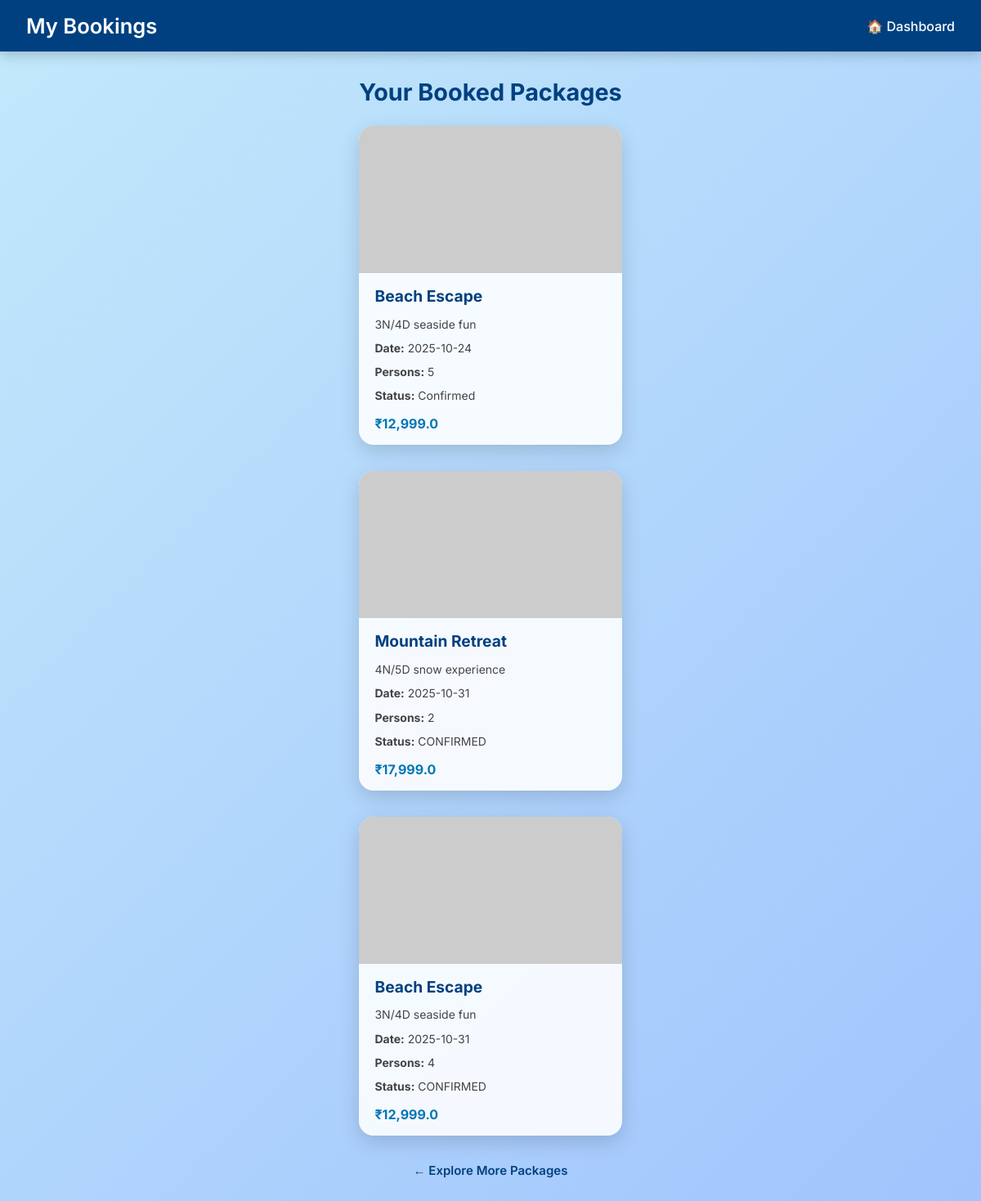
The page /my_bookings (signed in) on the database its author committed.
### tables this page shows
CREATE TABLE bookings (
    id INTEGER PRIMARY KEY AUTOINCREMENT,
    user_id INTEGER NOT NULL,
    package_id INTEGER NOT NULL,
    name TEXT NOT NULL,
    email TEXT NOT NULL,
    travel_date TEXT NOT NULL,
    persons INTEGER NOT NULL,
    status TEXT DEFAULT 'CONFIRMED',
    booked_at TIMESTAMP DEFAULT CURRENT_TIMESTAMP,
    FOREIGN KEY(user_id) REFERENCES users(id) ON DELETE CASCADE,
    FOREIGN KEY(package_id) REFERENCES packages(id) ON DELETE CASCADE
    );

CREATE TABLE packages (
        id INTEGER PRIMARY KEY AUTOINCREMENT,
        title TEXT NOT NULL,
        location TEXT NOT NULL,
        description TEXT,
        price REAL NOT NULL,
        days INTEGER NOT NULL,
        image_url TEXT,
        status TEXT DEFAULT 'Available',
        created_at TIMESTAMP DEFAULT CURRENT_TIMESTAMP
    );

### app.py (the view)
@app.route("/my_bookings")
@login_required
def my_bookings():
    db = get_db()
    bookings = db.execute("""
        SELECT
            b.id,
            b.travel_date,
            b.persons,
            b.status,
            p.title,
            p.description,
            p.price,
            p.image_url
        FROM bookings b
        JOIN packages p ON b.package_id = p.id
        WHERE b.user_id = ?
        ORDER BY b.booked_at DESC
    """, (session["user_id"],)).fetchall()
    return render_template("my_bookings.html", bookings=bookings)

### app.py (called while the page is built)
def get_db():
    if "db" not in g:
        db_url = os.environ.get("DATABASE_URL")  # Render will provide this
        if db_url:
            url = urlparse(db_url)
            g.db = psycopg2.connect(
                database=url.path[1:],
                user=url.username,
                password=url.password,
                host=url.hostname,
                port=url.port
            )
            g.db.autocommit = True
        else:
            g.db = sqlite3.connect(DB_PATH)
            g.db.row_factory = sqlite3.Row
            g.db.execute("PRAGMA foreign_keys = ON;")
    return g.db

def login_required(f):
    from functools import wraps
    @wraps(f)
    def _wrap(*args, **kwargs):
        if "user_id" not in session:
            flash("Please login first!", "warning")
            return redirect(url_for("login"))
        return f(*args, **kwargs)
    return _wrap

### templates/my_bookings.html (shortened to what this page needs)
<!DOCTYPE html>
<html lang="en">
<head>
</head>
<body>
  <header>
    <h1>My Bookings</h1>
    <a href="{{ url_for('main_dashboard') }}">🏠 Dashboard</a>
  </header>
  <main>
    <h2>Your Booked Packages</h2>
    {% if bookings %}
    <div class="packages-grid">
      {% for booking in bookings %}
      <div class="card">
        <img src="{{ booking['image_url'] if booking['image_url'] else url_for('static', filename='default.jpg') }}" alt="{{ booking['title'] }}">
        <div class="card-content">
          <h3>{{ booking['title'] }}</h3>
          <p>{{ booking['description'] }}</p>
          <p class="details"><strong>Date:</strong> {{ booking['travel_date'] or 'N/A' }}</p>
          <p class="details"><strong>Persons:</strong> {{ booking['persons'] or '-' }}</p>
          <p class="details"><strong>Status:</strong> {{ booking['status'] or 'Confirmed' }}</p>
          <div class="price">₹{{ "{:,}".format(booking['price'] or 0) }}</div>
        </div>
      </div>
      {% endfor %}
    </div>
    {% else %}
      <p style="text-align: center; color: #666; margin-top: 2rem;">You haven't booked any packages yet.</p>
    {% endif %}
    <div class="back-link">
      <a href="{{ url_for('explore_packages') }}">← Explore More Packages</a>
    </div>
  </main>
</body>
</html>

### templates/my_bookings.html (style rules this page uses)
* { margin: 0; padding: 0; box-sizing: border-box; font-family: 'Inter', sans-serif; }
body { background: linear-gradient(135deg, #c2e9fb, #a1c4fd); min-height: 100vh; display: flex; flex-direction: column; }
header { background: #004080; color: white; padding: 1rem 2rem; display: flex; justify-content: space-between; align-items: center; box-shadow: 0 4px 15px rgba(0,0,0,0.2); }
header h1 { font-size: 1.6rem; font-weight: 600; }
header a { color: #fff; text-decoration: none; font-weight: 500; transition: opacity 0.3s; }
main { flex: 1; max-width: 1200px; margin: 2rem auto; padding: 0 1.5rem; }
h2 { text-align: center; color: #004080; margin-bottom: 1.5rem; font-size: 1.8rem; }
.packages-grid { display: grid; grid-template-columns: repeat(auto-fit, minmax(280px, 1fr)); gap: 2rem; }
.card { background: rgba(255, 255, 255, 0.88); backdrop-filter: blur(10px); border-radius: 18px; overflow: hidden; box-shadow: 0 8px 25px rgba(0,0,0,0.15); display: flex; flex-direction: column; transition: transform 0.3s ease, box-shadow 0.3s ease; }
.card img { width: 100%; height: 180px; object-fit: cover; }
.card-content { padding: 1rem 1.2rem; flex: 1; display: flex; flex-direction: column; }
.card-content h3 { margin: 0 0 0.5rem; color: #004080; font-size: 1.2rem; }
.card-content p { margin: 0.3rem 0; color: #444; font-size: 14px; line-height: 1.4; }
.details { font-size: 13px; color: #666; margin-top: auto; }
.price { font-weight: bold; color: #0077b6; margin-top: 0.6rem; }
.back-link { text-align: center; margin-top: 2rem; }
.back-link a { color: #004080; font-weight: 600; text-decoration: none; font-size: 15px; transition: color 0.3s ease; }

### rows shown on the page
bookings: title "Beach Escape", description "3N/4D seaside fun", travel_date "2025-10-24", persons "5", status "Confirmed"
packages: price "12,999.0"
bookings: title "Mountain Retreat", description "4N/5D snow experience", travel_date "2025-10-31", persons "2", status "CONFIRMED"
packages: price "17,999.0"
bookings: title "Beach Escape", description "3N/4D seaside fun", travel_date "2025-10-31", persons "4", status "CONFIRMED"
